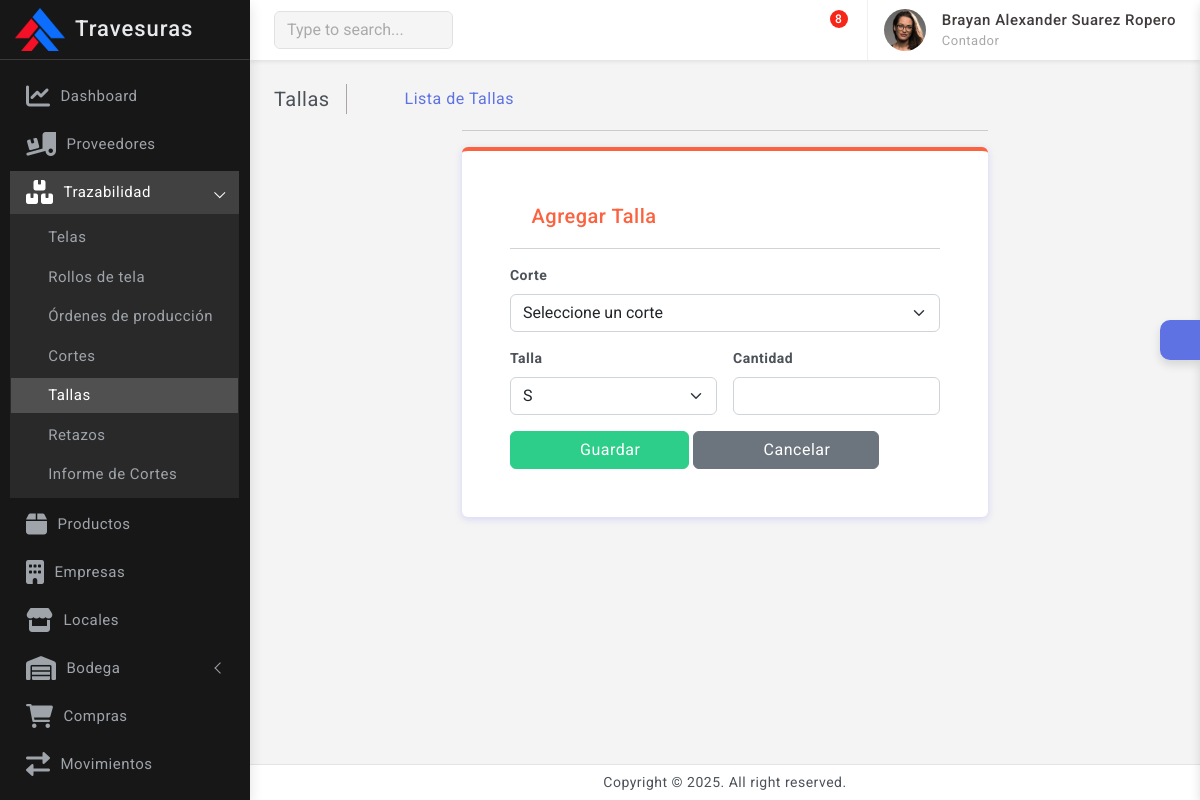
The app's page /trazabilidad/tallas_corte/agregar/ (signed in) with its own data.
### empresas/models.py (models this page shows, shortened)
class Empresa(models.Model):
    razon_social            = models.CharField(max_length=100)
    nit                     = models.CharField(max_length=20, unique=True)
    telefono                = models.CharField(max_length=20, unique=True)
    correo                  = models.EmailField(max_length=100, unique=True)
    logo                    = models.ImageField(upload_to='empresas', blank=False, null=False)

### usuarios/models.py (models this page shows, shortened)
class PerfilUsuario(models.Model):
    usuario                             = models.OneToOneField(Usuario, on_delete=models.CASCADE)
    nombre                              = models.CharField(max_length=50)
    apellido                            = models.CharField(max_length=50)
    documento                           = models.IntegerField(unique=True)
    telefono                            = models.IntegerField(unique=True)
    cargo                               = models.ForeignKey(Cargo, on_delete=models.CASCADE, related_name="Cargo")
    def full_name(self):
        return f'{self.nombre} {self.apellido}'

class Cargo(models.Model):
    nombre  = models.CharField(max_length=50, unique=True)
    area    = models.ForeignKey(Area, on_delete=models.CASCADE, related_name="Area_relacionada")
    def __str__(self):
        return self.nombre

### trazabilidad/views.py (the view)
# urls.py: path('tallas_corte/agregar/', views.agregar_talla, name='agregar_talla'),
@login_required(login_url='login')
def agregar_talla(request):
    if request.method == 'POST':
        form = TallaCorteForm(request.POST)
        if form.is_valid():
            form.save()
            messages.success(request, "Talla agregada correctamente.")
            return redirect('tallas')
    else:
        form = TallaCorteForm()
    return render(request, 'trazabilidad/tallas/form_talla.html', {'form': form, 'accion': 'Agregar'})

### trazabilidad/forms.py
class TallaCorteForm(forms.ModelForm):
    class Meta:
        model = TallaCorte
        fields = '__all__'
    def __init__(self, *args, **kwargs):
        super().__init__(*args, **kwargs)
        for field_name, field in self.fields.items():
            field.widget.attrs.update({'class': 'form-control'})
            if field.required:
                field.label = f"<strong>{field.label if field.label else field_name}</strong>"
        self.fields['corte'].empty_label = "Seleccione un corte"
        self.fields['corte'].widget.attrs.update({'class': 'form-select'})
        self.fields['talla'].widget.attrs.update({'class': 'form-select'})

### Producto/models.py (called while the page is built)
    def __str__(self):
        colores = ", ".join([color.nombre for color in self.color.all()]) if self.color.exists() else "Sin colores"
        tallas = ", ".join([talla.nombre for talla in self.talla.all()]) if self.talla.exists() else "Sin tallas"
        return f"{self.codigo} - {self.referencia} (Colores: {colores} | Tallas: {tallas})"

### notificaciones/context_processors.py (called while the page is built)
def notificaciones_context(request):
    if request.user.is_authenticated:
        notificaciones = Notificacion.objects.filter(user=request.user, leida=False).order_by('-fecha_creacion')
    else:
        notificaciones = []
    return {'notificaciones': notificaciones}

### outfitcore/context_processors.py (called while the page is built)
def global_context(request):
    user = None
    perfil = None
    contrato = None
    empresas = None
    if request.user.is_authenticated:
        user = request.user
        perfil = PerfilUsuario.objects.filter(usuario=request.user).first()
        if perfil:
            contrato = Contrato.objects.filter(perfil=perfil).first()
    empresas = Empresa.objects.all
    empresa_id = request.session.get('empresa_id')
    empresa_activa = None
    if empresa_id:
        empresa_activa = Empresa.objects.filter(id=empresa_id).first()
    return {
        'perfil': perfil,
        'user': user,
        'contrato': contrato,
        'empresas': empresas,
        'empresa_id': empresa_id,
        'empresa_activa': empresa_activa,
    }

### trazabilidad/models.py (called while the page is built)
    def __str__(self):
        return f"Corte {self.numero_corte} - Orden: {self.orden.producto} - {self.largo_utilizado}m ({self.rollo.tela.nombre})"

### templates/trazabilidad/tallas/form_talla.html (shortened to what this page needs)
{% extends 'base.html' %}
{% block content %}
<div class="page-wrapper">
    <div class="page-content">
        <div class="page-breadcrumb d-none d-sm-flex align-items-center mb-3">
            <div class="breadcrumb-title pe-3">Tallas</div>
            <div class="ps-3">
                <nav aria-label="breadcrumb">
                    <ol class="breadcrumb mb-0 p-0">
                        <li class="breadcrumb-item"><a href="{% url 'home' %}"><i class="bx bx-home-alt"></i></a></li>
                        <li class="breadcrumb-item"><a href="{% url 'tallas' %}">Lista de Tallas</a></li>
                    </ol>
                </nav>
            </div>
        </div>
        <div class="col-xl-7 mx-auto">
            <hr />
            <div class="card border-top border-0 border-4 border-warning">
                <div class="card-body p-5">
                    <div class="card-title d-flex align-items-center">
                        <div><i class="bx bx-receipt me-1 font-22 text-warning"></i></div>
                        <h5 class="mb-0 text-warning">{{ accion }} Talla</h5>
                    </div>
                    <hr>
                    <form method="POST" class="row g-3 needs-validation" novalidate>
                        {% for field in form %}
                            <div class="{% if field.name == 'corte' %}col-md-12{% else %}col-md-6{% endif %}">
                                <label for="{{ field.id_for_label }}" class="form-label">{{ field.label|safe }}</label>
                                {{ field }}
                            </div>
                        {% endfor %}
                        <div class="col-12">
                            <button type="submit" class="btn btn-success px-5">
                                <i class="bx bx-save"></i> Guardar
                            </button>
                            <a href="{% url 'tallas' %}" class="btn btn-secondary px-5">
                                <i class="bx bx-arrow-back"></i> Cancelar
                            </a>
                        </div>
                    </form>
                </div>
            </div>
        </div>
    </div>
</div>
{% endblock %}

### templates/includes/dashboard_sidebar.html (shortened to what this page needs)
{% load static %}
<div class="sidebar-wrapper" data-simplebar="true">
    <div class="sidebar-header">
        {% if empresa_activa %}
            <div>
                <img src="{{ empresa_activa.logo.url }}" class="logo-icon" alt="logo icon">
            </div>
            <div>
                <h4 class="logo-text">{{ empresa_activa.razon_social }}</h4>
            </div>
            <div class="toggle-icon ms-auto"><i class='bx bx-arrow-to-left'></i>
            </div>
        {% else %}
            <div>
                <h4 class="logo-text">Administrador</h4>
            </div>
            <div class="toggle-icon ms-auto"><i class='bx bx-arrow-to-left'></i>
            </div>
        {% endif %}
    </div>
    <ul class="metismenu" id="menu">
        <li>
            <a href="{% url 'home' %}">
                <div class="parent-icon"><i class='fas fa-chart-line'></i></div>
                <div class="menu-title">Dashboard</div>
            </a>
        </li>
        <li>
            <a href="{% url 'proveedores' %}">
                <div class="parent-icon"><i class="fas fa-truck-loading"></i>
                </div>
                <div class="menu-title">Proveedores</div>
            </a>
        </li>
        {% with request.path as path %}
        <li class="{% if '/trazabilidad/' in path %}mm-active{% endif %}">
            <a href="#" class="has-arrow" aria-expanded="{% if '/trazabilidad/' in path %}true{% else %}false{% endif %}">
                <div class="parent-icon"><i class='fas fa-boxes'></i></div>
                <div class="menu-title">Trazabilidad</div>
            </a>
            <ul class="{% if '/trazabilidad/' in path %}mm-collapse mm-show{% else %}mm-collapse{% endif %}">
                <li class="{% if '/trazabilidad/telas/' in path %}active mm-active{% endif %}">
                    <a href="{% url 'telas' %}"><i class="bx bx-right-arrow-alt"></i> Telas</a>
                </li>
                <li class="{% if '/trazabilidad/rollos/' in path %}active mm-active{% endif %}">
                    <a href="{% url 'rollos' %}"><i class="bx bx-right-arrow-alt"></i> Rollos de tela</a>
                </li>
                <li class="{% if '/trazabilidad/ordenes_produccion/' in path %}active mm-active{% endif %}">
                    <a href="{% url 'ordenes_produccion' %}"><i class="bx bx-right-arrow-alt"></i> Órdenes de producción</a>
                </li>
                <li class="{% if '/trazabilidad/cortes/' in path %}active mm-active{% endif %}">
                    <a href="{% url 'cortes' %}"><i class="bx bx-right-arrow-alt"></i> Cortes</a>
                </li>
                <li class="{% if '/trazabilidad/tallas_corte/' in path %}active mm-active{% endif %}">
                    <a href="{% url 'tallas' %}"><i class="bx bx-right-arrow-alt"></i> Tallas</a>
                </li>
                <li class="{% if '/trazabilidad/retazos_tela/' in path %}active mm-active{% endif %}">
                    <a href="{% url 'retazos' %}"><i class="bx bx-right-arrow-alt"></i> Retazos</a>
                </li>
                <li class="{% if '/trazabilidad/informe_cortes/' in path %}active mm-active{% endif %}">
                    <a href="{% url 'informe_cortes' %}"><i class="bx bx-right-arrow-alt"></i> Informe de Cortes</a>
                </li>
            </ul>
        </li>
        {% endwith %}
        {% with request.path as path %}
        <li class="{% if '/productos/' in path %}mm-active{% endif %}">
            <a href="{% url 'productos' %}">
                <div class="parent-icon"><i class='fas fa-box'></i>
                </div>
                <div class="menu-title">Productos</div>
            </a>
        </li>
        {% endwith %}
        {% with request.path as path %}
        <li class="{% if '/empresas/' in path %}mm-active{% endif %}">
            <a href="{% url 'empresas' %}">
                <div class="parent-icon"><i class='fas fa-building'></i>
                </div>
                <div class="menu-title">Empresas</div>
            </a>
        </li>
        {% endwith %}
        {% with request.path as path %}
        <li class="{% if '/locales/' in path %}mm-active{% endif %}">
            <a href="{% url 'locales' %}">
                <div class="parent-icon"><i class='fas fa-store'></i>
                </div>
                <div class="menu-title">Locales</div>
            </a>
        </li>
        {% endwith %}
        {% with request.path as path %}
        <li class="{% if '/bodega/' in path %}mm-active{% endif %}">
            <a href="#" class="has-arrow" aria-expanded="{% if '/bodega/' in path %}true{% else %}false{% endif %}">
                <div class="parent-icon"><i class='fas fa-warehouse'></i>
                </div>
                <div class="menu-title">Bodega</div>
            </a>
        </li>
        {% endwith %}
        <li>
            <a href="#">
                <div class="parent-icon"><i class="fas fa-shopping-cart"></i>
                </div>
                <div class="menu-title">Compras</div>
            </a>
        </li>
        <li>
            <a href="#">
                <div class="parent-icon"> <i class="fas fa-exchange-alt"></i>
                </div>
                <div class="menu-title">Movimientos</div>
            </a>
        </li>
        <li>
            <a href="{% url 'lista_ventas' %}">
            </a>
        </li>
    </ul>
</div>

### templates/includes/navbar.html (shortened to what this page needs)
{% load static %}
<header>
    <div class="topbar d-flex align-items-center">
        <nav class="navbar navbar-expand">
            <div class="search-bar flex-grow-1">
                <div class="position-relative search-bar-box">
                    <input type="text" class="form-control search-control" placeholder="Type to search..."> <span class="position-absolute top-50 search-show translate-middle-y"><i class='bx bx-search'></i></span>
                </div>
            </div>
            <div class="top-menu ms-auto">
                <ul class="navbar-nav align-items-center">
                    <li class="nav-item dropdown dropdown-large">
                        <a class="nav-link dropdown-toggle dropdown-toggle-nocaret" href="#" role="button" data-bs-toggle="dropdown" aria-expanded="false">	<i class='bx bx-category'></i>
                        </a>
                    </li>
                    <li class="nav-item dropdown dropdown-large">
                        <a class="nav-link dropdown-toggle dropdown-toggle-nocaret position-relative" href="#" role="button" data-bs-toggle="dropdown" aria-expanded="false">
                            <i class='bx bx-bell'></i>
                        </a>
                    </li>
                    <li class="nav-item dropdown dropdown-large">
                        <a class="nav-link dropdown-toggle dropdown-toggle-nocaret position-relative" href="#" role="button" data-bs-toggle="dropdown" aria-expanded="false"> <span class="alert-count">8</span>
                            <i class='bx bx-comment'></i>
                        </a>
                    </li>
                </ul>
            </div>
            <div class="user-box dropdown">
                <a class="d-flex align-items-center nav-link dropdown-toggle dropdown-toggle-nocaret" href="#" role="button" data-bs-toggle="dropdown" aria-expanded="false">
                    <img src="{% static 'images/avatars/avatar-2.png' %}" class="user-img" alt="user avatar">
                    <div class="user-info ps-3">
                        <p class="user-name mb-0"> {{perfil.full_name}} </p>
                        <p class="designattion mb-0">{{perfil.cargo}}</p>
                    </div>
                </a>
            </div>
        </nav>
    </div>
</header>

### outfitcore/static/css/semi-dark.css (style rules this page uses)
html.semi-dark .sidebar-wrapper { background: #171717; border-right: 1px solid #e4e4e400 }
html.semi-dark .sidebar-wrapper .sidebar-header { background: #171717; border-right: 1px solid #e4e4e400; border-bottom: 1px solid rgb(255 255 255 / 15%) }
html.semi-dark .sidebar-wrapper .sidebar-header .logo-text { color: #e7e9ec }
html.semi-dark .sidebar-wrapper .sidebar-header .toggle-icon { color: #e7e9ec }
html.semi-dark .sidebar-wrapper .metismenu a { color: #9ea4aa }
html.semi-dark .sidebar-wrapper .metismenu .mm-active>a, html.semi-dark .sidebar-wrapper .metismenu a:active, html.semi-dark .sidebar-wrapper .metismenu a:focus, html.semi-dark .sidebar-wrapper .metismenu a:hover { color: #fff; text-decoration: none; background: rgb(255 255 255 / 18%) }
html.semi-dark .sidebar-wrapper .metismenu ul { border: 1px solid #ffffff00; background: rgb(255 255 255 / 8%) }

### records on screen
Empresa: logo (picture), razon_social "Travesuras"
PerfilUsuario: full_name "Brayan Alexander Suarez Ropero", cargo "Contador"

### other values on screen
{{ accion }} "Agregar"
{{ field.label|safe }} "Corte" "Talla" "Cantidad"
